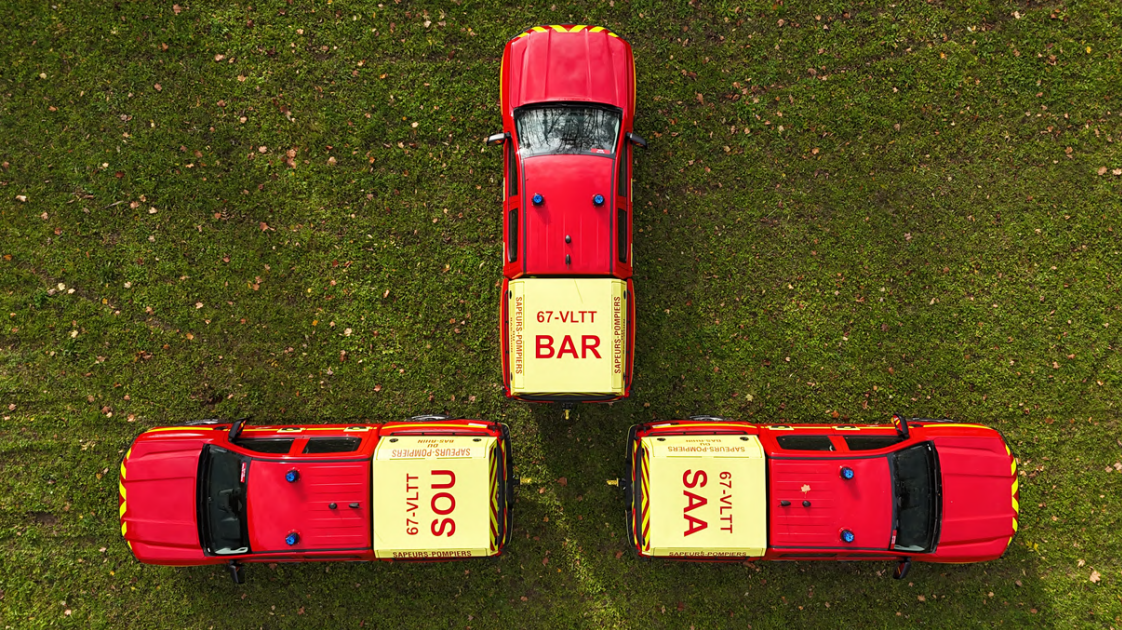
#> input picture images/image-1.png, 1122 x 630 px
$ python -i wykrywanie.py   (imports and definitions only)
#> lines starting #> are read from the running program, lines starting #| are printed output that depends on the picture; after the words box and inside, x2 and y2 are one past the last pixel; in counts of white or black regions, pixels touching at a corner belong together
import cv2
import numpy as np

def classify_vehicle_by_color(image_path):
    # 1. Wczytanie obrazu
#> called with image_path = 'images/image-1.png'
    img = cv2.imread(image_path)
#> img is the input picture: shape (630, 1122, 3); mean B, G, R 34.7, 75.8, 98.5
    if img is None:
        return "Błąd: Nie można wczytać pliku. Sprawdź ścieżkę.", 0.0

    hsv = cv2.cvtColor(img, cv2.COLOR_BGR2HSV)
#> hsv: shape (630, 1122, 3); mean H, S, V 43.8, 174.5, 101.6

    # 1. Zliczamy WSZYSTKIE piksele na wyciętym obrazku (razem z tłem)
    total_pixels = img.shape[0] * img.shape[1]

    if total_pixels == 0:
        return "Błąd obrazu", 0.0

    # ==========================================
    # 1. MASKI STRAŻACKIE (Tylko Czerwień i Żółć - BEZ BIELI)
    # ==========================================

    # Czerwień: Odcinamy rdzę i brąz (Hue 0-8). Saturacja od 120.
    lower_red1 = np.array([0, 120, 70])
    upper_red1 = np.array([8, 255, 255])
    lower_red2 = np.array([165, 120, 70])
    upper_red2 = np.array([180, 255, 255])
    mask_red = cv2.bitwise_or(cv2.inRange(hsv, lower_red1, upper_red1),
                              cv2.inRange(hsv, lower_red2, upper_red2))
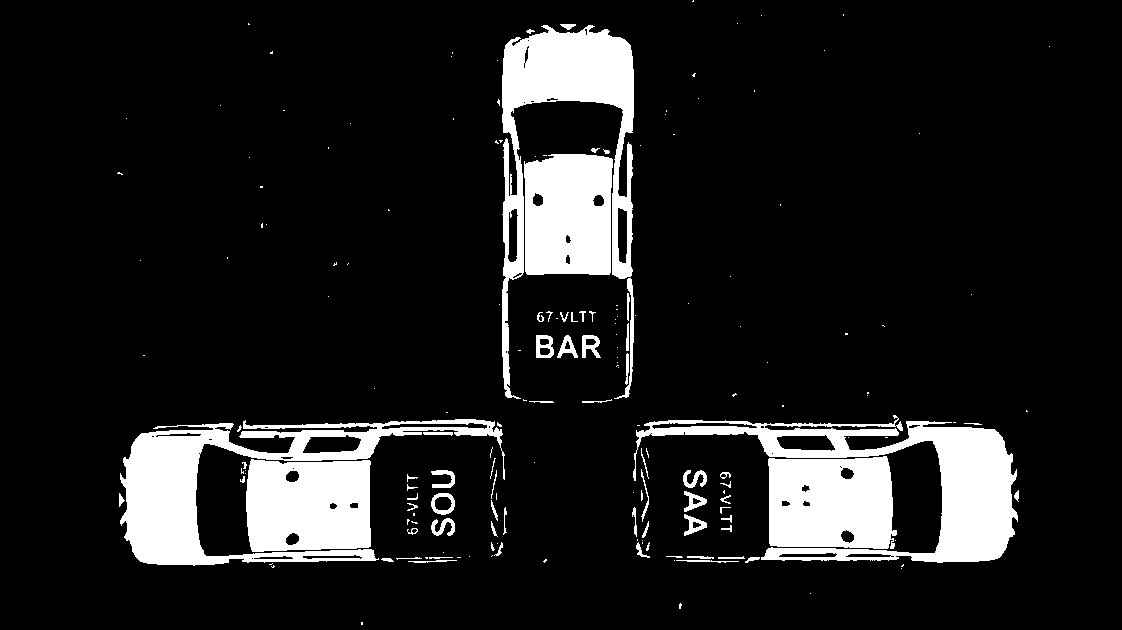
#> mask_red: shape (630, 1122); 11.6% white; 181 white regions (113 under 20 px), largest, box (x1, y1, x2, y2) and area: (633, 415, 1018, 563) 15877, (120, 419, 505, 566) 15824, (502, 25, 634, 399) 14015

    # Żółć: Saturacja obniżona do 85 (łapie wyblakłe CCF),
    # ale Hue twardo od 18 w górę (omija całkowicie piaskowy kamuflaż wojskowy!).
    lower_yellow = np.array([18, 85, 120])
    upper_yellow = np.array([35, 255, 255])
    mask_yellow = cv2.inRange(hsv, lower_yellow, upper_yellow)
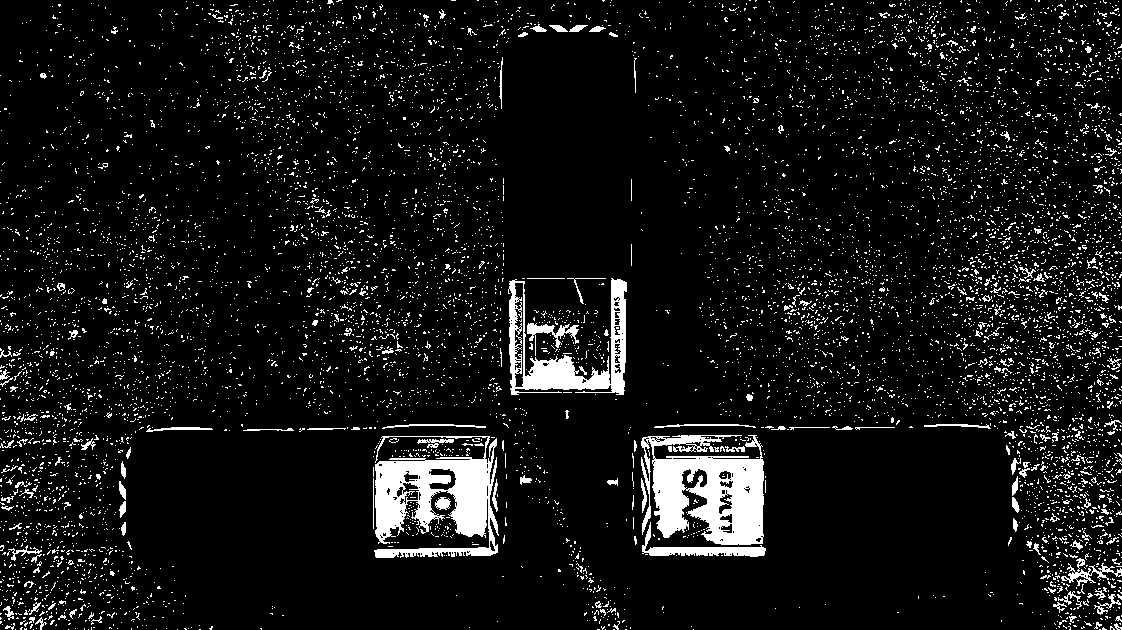
#> mask_yellow: shape (630, 1122); 7.7% white; 8472 white regions (8265 under 20 px), largest, box (x1, y1, x2, y2) and area: (641, 435, 764, 545) 8688, (374, 436, 499, 558) 7987, (508, 278, 627, 395) 4532

    # Łączymy w maskę strażacką (brak maski białej!)
    mask_firetruck = cv2.bitwise_or(mask_red, mask_yellow)
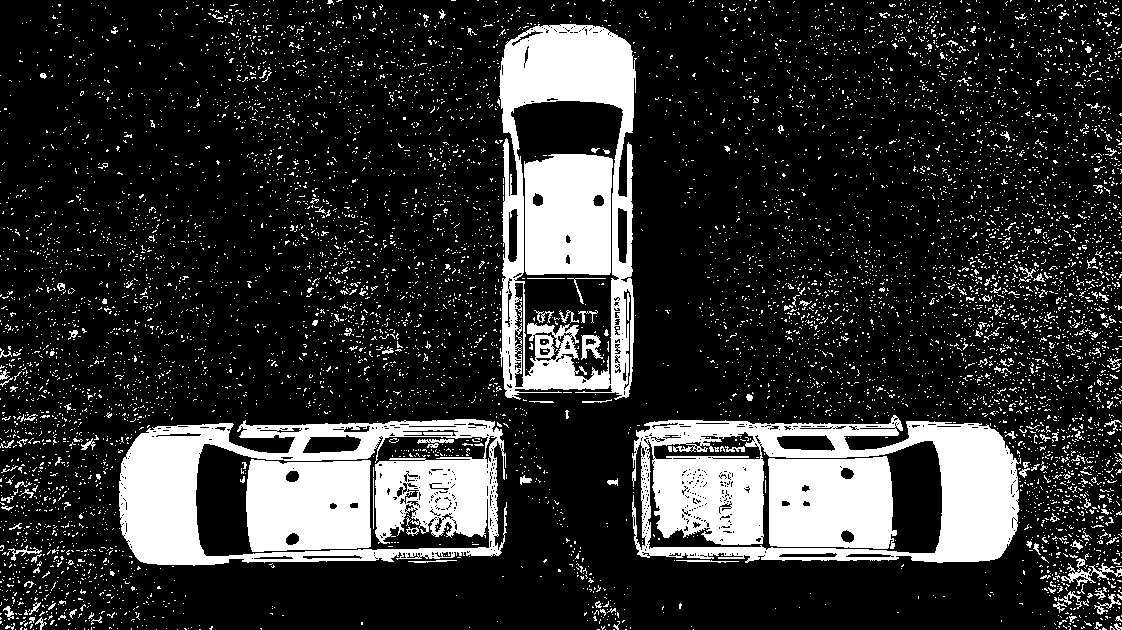
#> mask_firetruck: shape (630, 1122); 19.3% white; 8326 white regions (8141 under 20 px), largest, box (x1, y1, x2, y2) and area: (632, 415, 1021, 563) 28247, (119, 419, 507, 566) 26418, (499, 24, 637, 400) 20849
    firetruck_pixels = cv2.countNonZero(mask_firetruck)
#> firetruck_pixels = 136462

    # ==========================================
    # 2. MASKI WOJSKOWE
    # ==========================================
    lower_green = np.array([35, 40, 40])
    upper_green = np.array([85, 255, 255])
    mask_green = cv2.inRange(hsv, lower_green, upper_green)
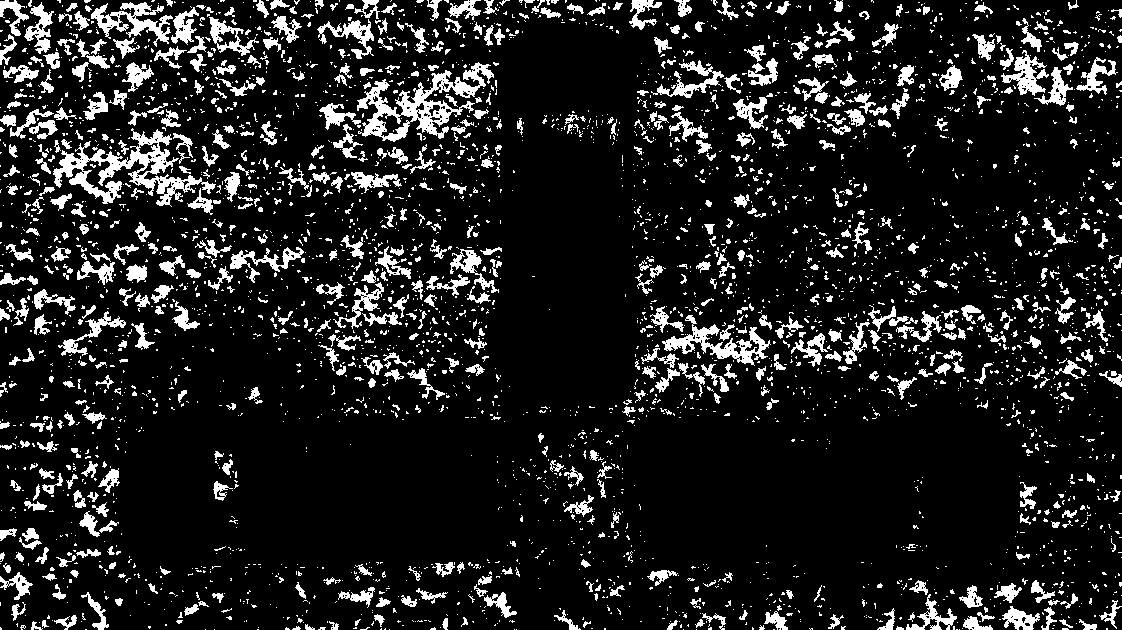
#> mask_green: shape (630, 1122); 12.5% white; 3765 white regions (3072 under 20 px), largest, box (x1, y1, x2, y2) and area: (53, 128, 216, 207) 3752, (357, 62, 494, 142) 3452, (662, 315, 771, 366) 1582

    # Piaskowy: Hue 5 do 17 (Zablokowane przed wejściem w strefę żółci strażackiej).
    lower_sand = np.array([5, 15, 80])
    upper_sand = np.array([17, 100, 255])
    mask_sand = cv2.inRange(hsv, lower_sand, upper_sand)
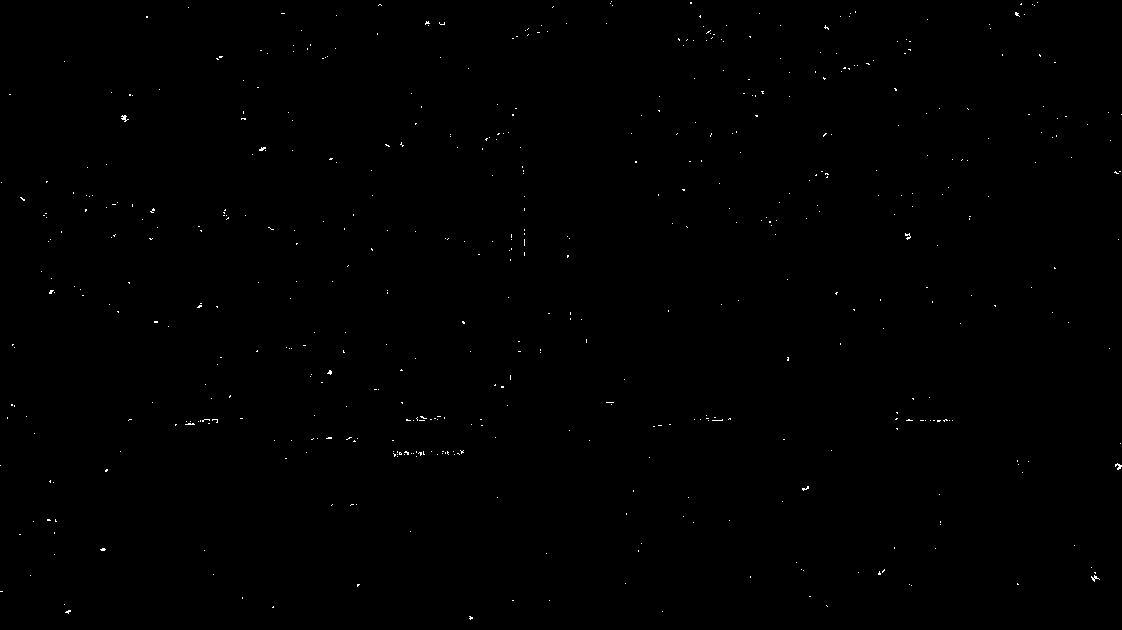
#> mask_sand: shape (630, 1122); 0.2% white in thin lines or dots

    mask_military = cv2.bitwise_or(mask_green, mask_sand)
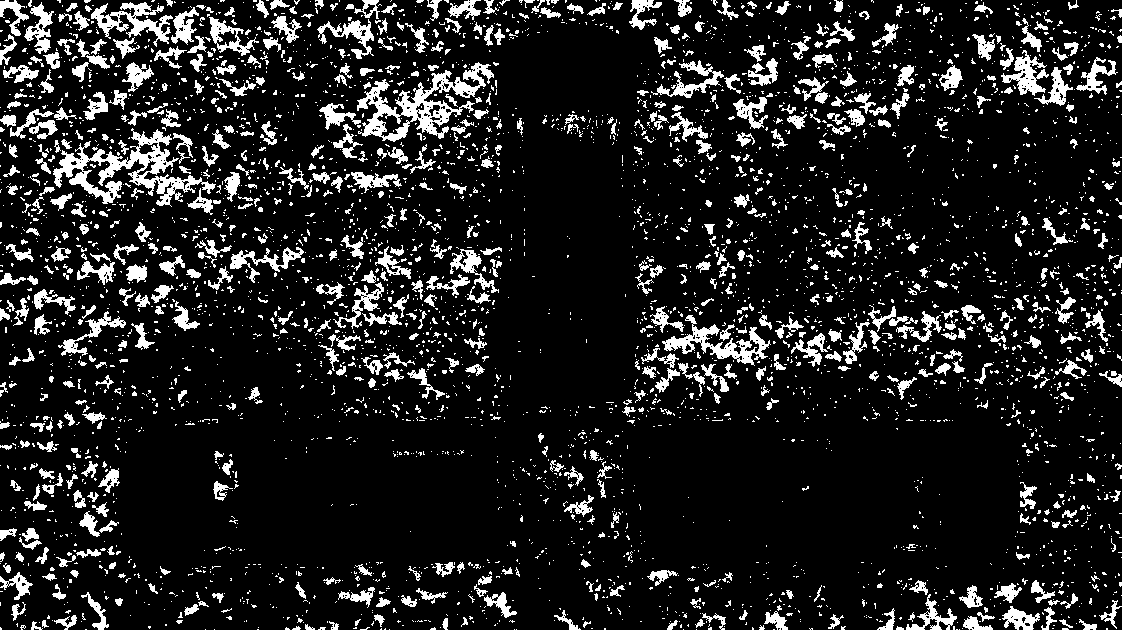
#> mask_military: shape (630, 1122); 12.7% white; 4296 white regions (3599 under 20 px), largest, box (x1, y1, x2, y2) and area: (53, 128, 216, 207) 3752, (357, 62, 494, 142) 3452, (662, 315, 771, 366) 1582
    military_pixels = cv2.countNonZero(mask_military)
#> military_pixels = 89789

    # ==========================================
    # 3. LOGIKA KLASYFIKACJI
    # ==========================================

    fire_ratio = firetruck_pixels / total_pixels
#> fire_ratio = 0.193

    # Próg 4.5% powstrzyma czerwone kanistry VBL i drobne odblaski,
    # ale bez problemu wychwyci czerwień i żółć z karoserii CCF/VLTT.
    FIRE_THRESHOLD = 0.045

    if fire_ratio > FIRE_THRESHOLD:
        classification = "Wóz strażacki"
        confidence = min((fire_ratio / 0.15) * 100, 100.0)
#> confidence = 100
    else:
        classification = "Pojazd wojskowy"
        mil_ratio = military_pixels / total_pixels
        confidence = min((mil_ratio / 0.40) * 100, 100.0)

    return classification, round(confidence, 2)

# =========================================
# GŁÓWNA SEKCJA WYKONAWCZA
# ==========================================

plik_wynikowy = "wyniki_klasyfikacji.txt"

# Otwieramy plik do zapisu ("w" tworzy nowy plik lub nadpisuje istniejący)
# [55 lines not run here, left out]

>>> result = classify_vehicle_by_color('images/image-1.png')
#> result = ('Wóz strażacki', 100)
